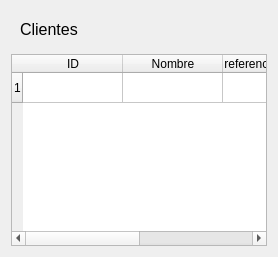
                <widget class="QWidget" name="tbClient_2">
                 <layout class="QVBoxLayout" name="verticalLayout_8">
                  <item>
                   <widget class="QWidget" name="widget_9" native="true">
                    <layout class="QHBoxLayout" name="horizontalLayout_10">
                     <item>
                      <widget class="QLabel" name="label_5">
                       <property name="font">
                        <font>
                         <pointsize>12</pointsize>
                        </font>
                       </property>
                       <property name="text">
                        <string>Clientes</string>
                       </property>
                      </widget>
                     </item>
                    </layout>
                   </widget>
                  </item>
                  <item>
                   <widget class="QTableWidget" name="tableClient_2">
                    <property name="horizontalScrollBarPolicy">
                     <enum>Qt::ScrollBarPolicy::ScrollBarAsNeeded</enum>
                    </property>
                    <property name="sizeAdjustPolicy">
                     <enum>QAbstractScrollArea::SizeAdjustPolicy::AdjustIgnored</enum>
                    </property>
                    <property name="selectionBehavior">
                     <enum>QAbstractItemView::SelectionBehavior::SelectRows</enum>
                    </property>
                    <property name="horizontalScrollMode">
                     <enum>QAbstractItemView::ScrollMode::ScrollPerItem</enum>
                    </property>
                    <property name="gridStyle">
                     <enum>Qt::PenStyle::SolidLine</enum>
                    </property>
                    <attribute name="horizontalHeaderCascadingSectionResizes">
                     <bool>false</bool>
                    </attribute>
                    <attribute name="horizontalHeaderShowSortIndicator" stdset="0">
                     <bool>false</bool>
                    </attribute>
                    <attribute name="horizontalHeaderStretchLastSection">
                     <bool>true</bool>
                    </attribute>
                    <attribute name="verticalHeaderCascadingSectionResizes">
                     <bool>false</bool>
                    </attribute>
                    <attribute name="verticalHeaderShowSortIndicator" stdset="0">
                     <bool>false</bool>
                    </attribute>
                    <attribute name="verticalHeaderStretchLastSection">
                     <bool>false</bool>
                    </attribute>
                    <row>
                     <property name="text">
                      <string>1</string>
                     </property>
                    </row>
                    <column>
                     <property name="text">
                      <string>ID</string>
                     </property>
                    </column>
                    <column>
                     <property name="text">
                      <string>Nombre</string>
                     </property>
                    </column>
                    <column>
                     <property name="text">
                      <string>Preferencia de Sabor</string>
                     </property>
                    </column>
                    <column>
                     <property name="text">
                      <string>Historial combinaciones</string>
                     </property>
                    </column>
                   </widget>
                  </item>
                 </layout>
                </widget>
